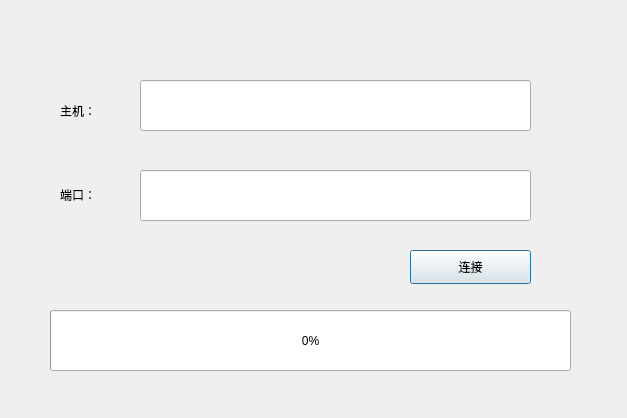
<?xml version="1.0" encoding="UTF-8"?>
<ui version="4.0">
 <class>Client</class>
 <widget class="QDialog" name="Client">
  <property name="geometry">
   <rect>
    <x>0</x>
    <y>0</y>
    <width>627</width>
    <height>418</height>
   </rect>
  </property>
  <property name="windowTitle">
   <string>Client</string>
  </property>
  <widget class="QLabel" name="label">
   <property name="geometry">
    <rect>
     <x>60</x>
     <y>80</y>
     <width>111</width>
     <height>61</height>
    </rect>
   </property>
   <property name="text">
    <string>主机：</string>
   </property>
  </widget>
  <widget class="QLabel" name="label_2">
   <property name="geometry">
    <rect>
     <x>60</x>
     <y>164</y>
     <width>111</width>
     <height>61</height>
    </rect>
   </property>
   <property name="text">
    <string>端口：</string>
   </property>
  </widget>
  <widget class="QLineEdit" name="addressLineEdit">
   <property name="geometry">
    <rect>
     <x>140</x>
     <y>80</y>
     <width>391</width>
     <height>51</height>
    </rect>
   </property>
  </widget>
  <widget class="QLineEdit" name="portLineEdit">
   <property name="geometry">
    <rect>
     <x>140</x>
     <y>170</y>
     <width>391</width>
     <height>51</height>
    </rect>
   </property>
  </widget>
  <widget class="QPushButton" name="connectBtn">
   <property name="geometry">
    <rect>
     <x>410</x>
     <y>250</y>
     <width>121</width>
     <height>34</height>
    </rect>
   </property>
   <property name="text">
    <string>连接</string>
   </property>
  </widget>
  <widget class="QProgressBar" name="rateProgressBar">
   <property name="geometry">
    <rect>
     <x>50</x>
     <y>310</y>
     <width>521</width>
     <height>61</height>
    </rect>
   </property>
   <property name="value">
    <number>0</number>
   </property>
  </widget>
 </widget>
 <layoutdefault spacing="6" margin="11"/>
 <resources/>
 <connections/>
</ui>
